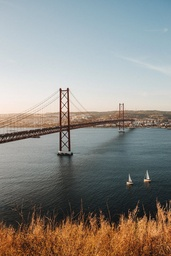
#> input picture work/my_images/city.jpg, 171 x 256 px, shrunk from 640 x 960 before the run
$ jupyter execute --allow-errors L4.ipynb   (older library calls are emulated)
#> lines starting #> are read from the running program, lines starting #| are printed output that depends on the picture
[cell 1]
import cv2
import numpy as np
import matplotlib.pyplot as plt
from sklearn.svm import LinearSVC

[cell 2]
def histogramOfGradients(img):
    gx = cv2.Sobel(img, cv2.CV_32F, 1, 0)
    gy = cv2.Sobel(img, cv2.CV_32F, 0, 1)
    mag, ang = cv2.cartToPolar(gx, gy)
    bin_n = 16 # Number of bins
    bin = np.int32(bin_n*ang/(2*np.pi))
    bin_cells = []
    mag_cells = []
    cellx = celly = 8
    for i in range(0, img.shape[0]//celly):
        for j in range(0, img.shape[1]//cellx):
            bin_cells.append(bin[i*celly : i*celly+celly, j*cellx :j*cellx+cellx])
            mag_cells.append(mag[i*celly : i*celly+celly, j*cellx :j*cellx+cellx])
    hists = [np.bincount(b.ravel(), m.ravel(), bin_n) for b, m in zip(bin_cells, mag_cells)]
    hist = np.hstack(hists)
    # normalization
    eps = 1e-7
    hist /= hist.sum() + eps
    hist = np.sqrt(hist)
    hist /= cv2.norm(hist) + eps
    return hist

[cell 3]
image = cv2.imread("my_images/city.jpg",0)
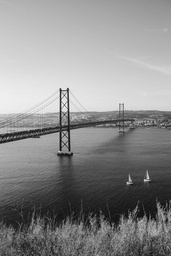
#> image: shape (256, 171); min 4, max 252, mean 139.3
hog = histogramOfGradients(image)
#> in histogramOfGradients, `gx = cv2.Sobel(img, cv2.CV_32F, 1, 0)`:
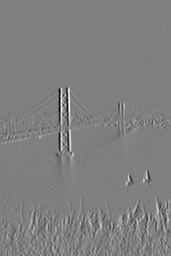
#> gx: shape (256, 171) float32; min -767, max 763, mean -1.4; drawn with min black and max white
#> in histogramOfGradients, `gy = cv2.Sobel(img, cv2.CV_32F, 0, 1)`:
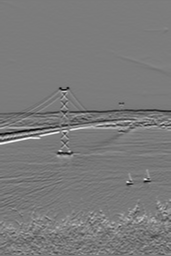
#> gy: shape (256, 171) float32; min -577, max 618, mean -2.6; drawn with min black and max white
#> in histogramOfGradients, `mag, ang = cv2.cartToPolar(gx, gy)`:
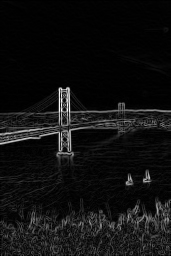
#> mag: shape (256, 171) float32; min 0, max 767.1, mean 50.7; drawn with min black and max white
#> in histogramOfGradients, `mag, ang = cv2.cartToPolar(gx, gy)`:
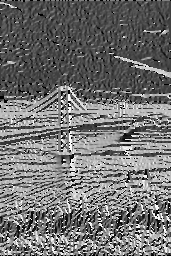
#> ang: shape (256, 171) float32; min 0, max 6.28, mean 2.8; drawn with min black and max white
#> after the loop in histogramOfGradients, `for i in range(0, img.shape[0]//celly):`: bin_cells = 672 items
#> in histogramOfGradients, `hist = np.hstack(hists)`: hist = 10752 values, max 9369.1 at index 5475, min 0 at index 7, mean 203.1
#> in histogramOfGradients, `hist /= hist.sum() + eps`: hist = 10752 values, max 0.00429 at index 5475, min 0 at index 7, mean 9.3e-05
#> in histogramOfGradients, `hist = np.sqrt(hist)`: hist = 10752 values, max 0.0655 at index 5475, min 0 at index 7, mean 0.00628
#> hog has the same summary as hist in histogramOfGradients

[cell 4]
print(hog)
#> (printed output is left out)

[cell 5]
hog_reshaped = hog.reshape((4, 2, -1))
fig, axes = plt.subplots(nrows=hog_reshaped.shape[0], ncols=hog_reshaped.shape[1], figsize=(8, 8))

for i in range(hog_reshaped.shape[0]):
    for j in range(hog_reshaped.shape[1]):
        axes[i, j].bar(np.arange(len(hog_reshaped[i, j])), hog_reshaped[i, j])
        # axes[i, j].set_title(f'Cell {i+1}-{j+1}')

plt.tight_layout()
plt.show()
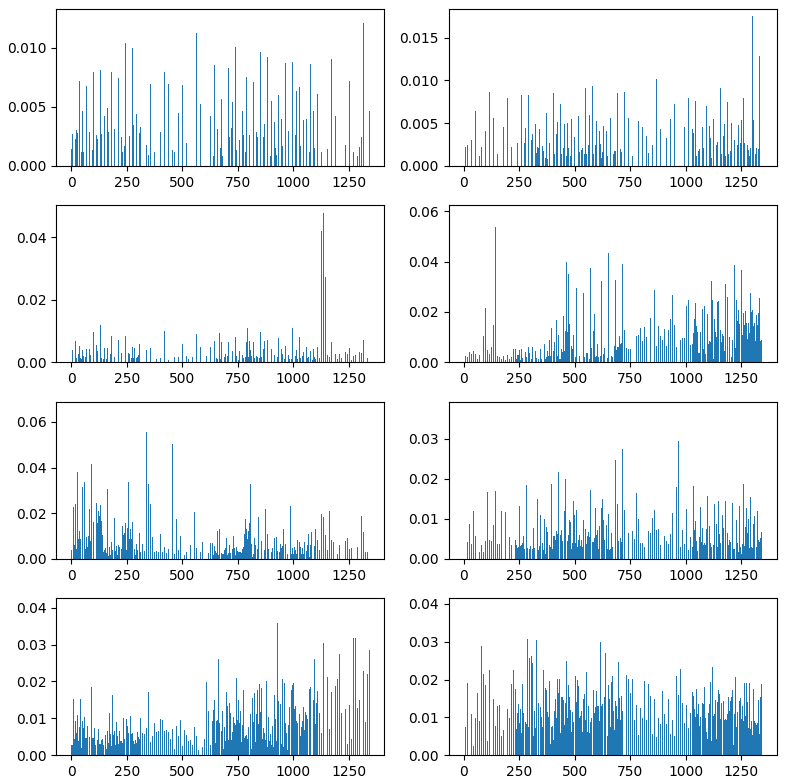
#> figure drawn by matplotlib, 8 panels; panel 1: tallest bar 0.0127 high, from x = 35.6 to 36.4; panel 2: tallest bar 0.0175 high, from x = 1299.6 to 1300.4; panel 3: tallest bar 0.0478 high, from x = 1135.6 to 1136.4; panel 4: tallest bar 0.0593 high, from x = 455.6 to 456.4

[cell 6]
image = cv2.imread("my_images/city.jpg",0)
winSize = (64,64)
blockSize = (16,16)
blockStride = (8,8)
cellSize = (8,8)
nbins = 16
derivAperture = 1
winSigma = 4.
histogramNormType = 0
L2HysThreshold = 2.0000000000000001e-01
gammaCorrection = 0
nlevels = 64
hog =cv2.HOGDescriptor(winSize,blockSize,blockStride,cellSize,nbins,derivAperture,winSigma,histogramNormType,L2HysThreshold,gammaCorrection,nlevels)
#compute(img[, winStride[, padding[, locations]]]) -> descriptors
winStride = (8,8)
padding = (8,8)
locations = ((10,20),)
hist = hog.compute(image,winStride,padding,locations)
#> hist = 3136 values, max 0.313 at index 215, min 0 at index 1, mean 0.0858

[cell 7]
hog_reshaped = hist.reshape((4, 2, -1))
fig, axes = plt.subplots(nrows=hog_reshaped.shape[0], ncols=hog_reshaped.shape[1], figsize=(8, 8))

for i in range(hog_reshaped.shape[0]):
    for j in range(hog_reshaped.shape[1]):
        axes[i, j].bar(np.arange(len(hog_reshaped[i, j])), hog_reshaped[i, j])
        # axes[i, j].set_title(f'Cell {i+1}-{j+1}')

plt.tight_layout()
plt.show()
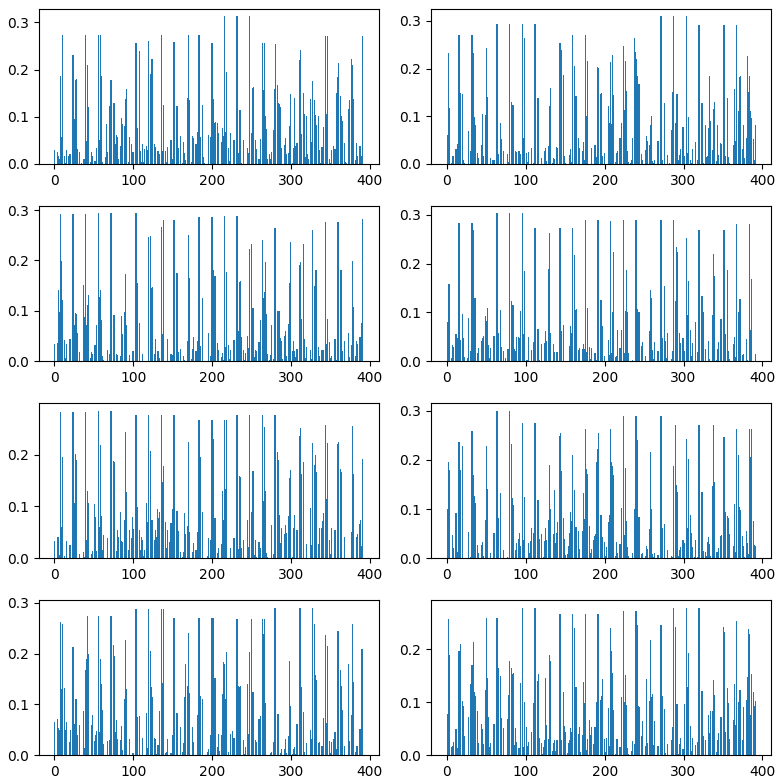
#> figure drawn by matplotlib, 8 panels

# Homework

[cell 8]
import os
import cv2
import numpy as np
import shutil
import random
import matplotlib.pyplot as plt
from sklearn.svm import LinearSVC

[cell 9]
class HoGProcessor:
    # [109 lines left out: functions __init__, check_images_shape, computeHOG, generate_features, train_SVM, predict and 2 more, not called in this run]

[cell 10]
def split_images( input_folder, split_folder_1, split_folder_2, percentage=0.25):
        '''
        This function spit images form a directory in two directory.
        The later one will contain only the specified amount, default 25%
        '''
        files = os.listdir(input_folder)
        split_number = int(percentage*len(files))
        for directory in [split_folder_1,split_folder_2]:
            if os.path.exists(directory):
                shutil.rmtree(directory)
            os.mkdir(directory)

        for _ in range(split_number):
            rand = random.randint(0,len(files)-1)
            shutil.copy(input_folder+'/'+files[rand],split_folder_2+'/'+files[rand])
            files.pop(rand)

        for file_name in files:
           shutil.copy(input_folder+'/'+file_name, split_folder_1+'/'+file_name)
        print('Total number of images:',len(os.listdir(input_folder)))
        print('Images in fist file:',len(os.listdir(split_folder_1)))
        print('Images in second file:',len(os.listdir(split_folder_2)))
        return split_folder_1, split_folder_2

#> (a cell that did not finish here is left out)

$ run again, with work/my_images/mesi.jpg copied over work/my_images/city.jpg
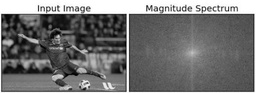
#> input picture work/my_images/mesi.jpg, 256 x 93 px, shrunk from 450 x 164 before the run
#> image is the input picture: shape (93, 256); min 0, max 255, mean 114.4
#> in histogramOfGradients, `mag, ang = cv2.cartToPolar(gx, gy)`:
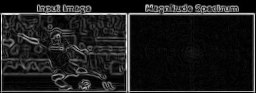
#> mag: shape (93, 256) float32; min 0, max 1010, mean 117.5; drawn with min black and max white
#> in histogramOfGradients, `mag, ang = cv2.cartToPolar(gx, gy)`:
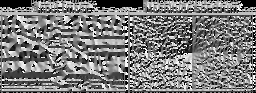
#> ang: shape (93, 256) float32; min 0, max 6.28, mean 3.06; drawn with min black and max white
#> after the loop in histogramOfGradients, `for i in range(0, img.shape[0]//celly):`: bin_cells = 352 items
#> in histogramOfGradients, `hist = np.hstack(hists)`: hist = 5632 values, max 10088.9 at index 603, min 0 at index 0, mean 454
#> in histogramOfGradients, `hist /= hist.sum() + eps`: hist = 5632 values, max 0.00395 at index 603, min 0 at index 0, mean 0.000178
#> in histogramOfGradients, `hist = np.sqrt(hist)`: hist = 5632 values, max 0.0628 at index 603, min 0 at index 0, mean 0.00945
#> hog has the same summary as hist in histogramOfGradients
#> (printed output is left out)
#> `hist = hog.compute(image,winStride,padding,locations)`: hist = 3136 values, max 0.358 at index 2711, min 0 at index 1341, mean 0.102
